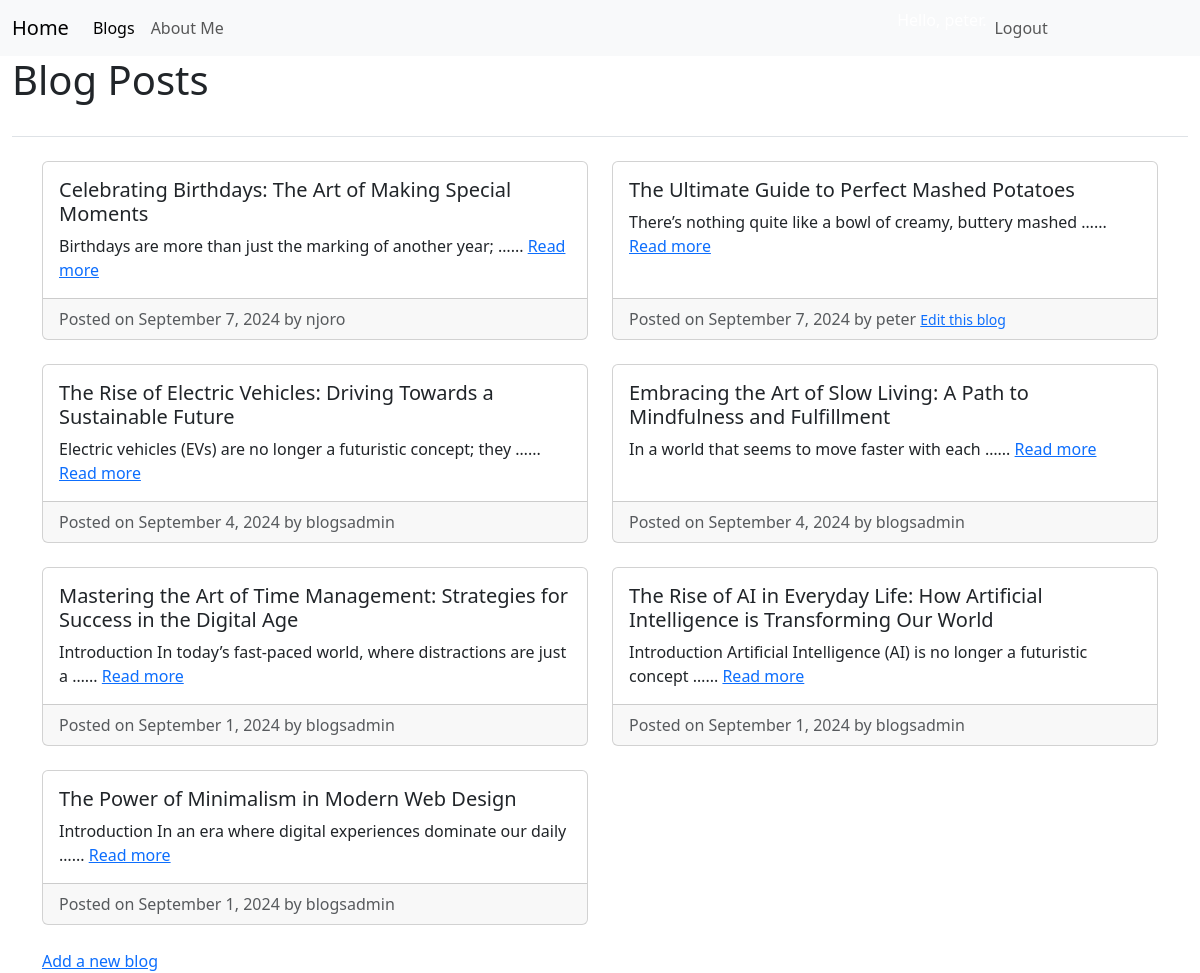
The page /blogs/ (signed in) on the database its author committed.
### blogs/models.py (models this page shows, shortened)
class BlogPost(models.Model):
    title = models.CharField(max_length=200)
    text = models.TextField()
    date_added = models.DateTimeField(auto_now_add=True)
    owner = models.ForeignKey(User, on_delete=models.CASCADE)

### blogs/views.py (the view)
# urls.py: path('', include('blogs.urls')),
def blogs(request):
    blogs = BlogPost.objects.order_by('-date_added')
    logged_user = request.user
    context = {'blogs': blogs, 'logged_user': logged_user}
    return render(request, 'blogs/blogs.html', context)

### blogs/templates/blogs/blogs.html (shortened to what this page needs)
{% extends "blogs/base.html" %}
{% block page_header %}
<h1 class="mb-4">Blog Posts</h1>
{% endblock page_header%}
{% block content %}
<div class="container mt-4">
    <div class="row">
        {% for blog in blogs %}
        <div class="col-md-6 mb-4" style="color: black;">
            <div class="card h-100">
                <div class="card-body">
                    <h5 class="card-title">{{ blog.title }}</h5>
                    <p class="card-text">
                        {{ blog.text|truncatewords:10 }}...
                        <a href="{% url 'blogs:blogpost' blog.id %}">Read more</a>
                    </p>
                </div>
                <div class="card-footer text-muted">
                    Posted on {{ blog.date_added|date:"F j, Y" }} by {{ blog.owner.username }}
                    {% if logged_user == blog.owner %}
                        <small>
                            <a href="{% url 'blogs:editblog' blog.id %}">Edit this blog</a>
                        </small>
                    {% endif %}
                </div>
            </div>
        </div>
        {% empty %}
        <p>No blogs have been posted yet.</p>
        {% endfor %}
    </div>
    {% if user.is_authenticated %}
    <a href="{% url 'blogs:newblog' %}">Add a new blog</a>
    {% endif %}
</div>
{% endblock %}

### blogs/templates/blogs/base.html (style rules this page uses)
html, body { height: 100%; margin: 0; }
body { display: flex; flex-direction: column; }

### rows shown on the page
BlogPost: title "Celebrating Birthdays: The Art of Making Special Moments", text "Birthdays are more than just the marking of another year; …", date_added "September 7, 2024", owner.username "njoro"
BlogPost: title "The Ultimate Guide to Perfect Mashed Potatoes", text "There’s nothing quite like a bowl of creamy, buttery mashed …", date_added "September 7, 2024", owner.username "peter", shows "Edit this blog"
BlogPost: title "The Rise of Electric Vehicles: Driving Towards a Sustainable Future", text "Electric vehicles (EVs) are no longer a futuristic concept; they …", date_added "September 4, 2024", owner.username "blogsadmin"
BlogPost: title "Embracing the Art of Slow Living: A Path to Mindfulness and Fulfillment", text "In a world that seems to move faster with each …", date_added "September 4, 2024", owner.username "blogsadmin"
BlogPost: title "Mastering the Art of Time Management: Strategies for Success in the Digital Age", text "Introduction In today’s fast-paced world, where distractions are just a …", date_added "September 1, 2024", owner.username "blogsadmin"
BlogPost: title "The Rise of AI in Everyday Life: How Artificial Intelligence is Transforming Our World", text "Introduction Artificial Intelligence (AI) is no longer a futuristic concept …", date_added "September 1, 2024", owner.username "blogsadmin"
BlogPost: title "The Power of Minimalism in Modern Web Design", text "Introduction In an era where digital experiences dominate our daily …", date_added "September 1, 2024", owner.username "blogsadmin"
